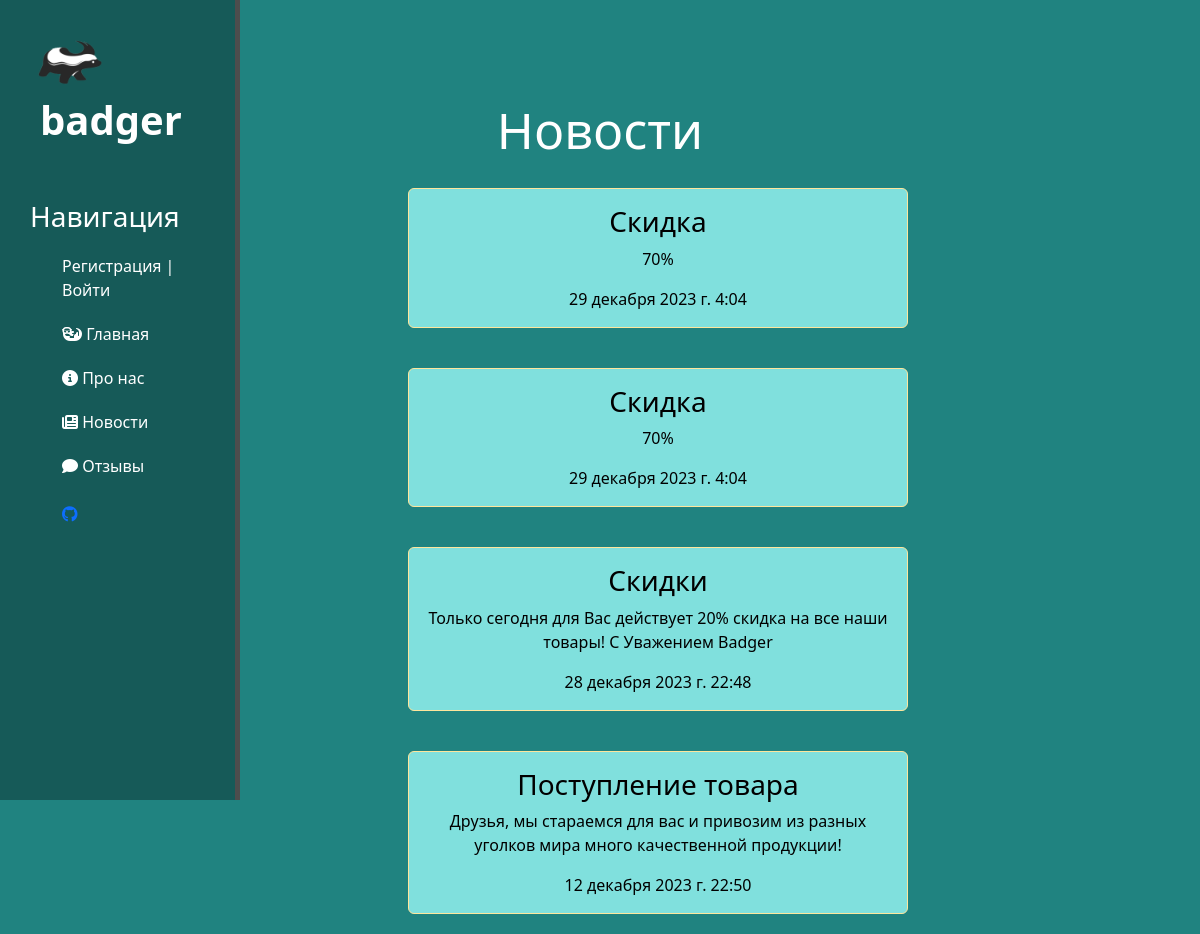
The page /new/ on the database its author committed.
### main/models.py (models this page shows)
class News(models.Model):
    title = models.CharField(max_length=30, verbose_name="заголовок")
    anons = models.TextField(verbose_name="анонс")
    date=models.DateTimeField(verbose_name="дата")
    class Meta:
        verbose_name = 'Новость'
        verbose_name_plural = 'Новости'

### main/views.py (the view)
# urls.py: path('new/', views.new_home, name='new_home'),
def new_home(request):
    new=News.objects.order_by('-date')
    return  render(request, 'main/new_home.html',{'new':new})

### main/templates/main/new_home.html (shortened to what this page needs)
{% extends 'main/shablon.html' %}
{% block content %}
<div class="features">
    <h1>Новости</h1>
        {% for el in new %}
            <div class="alert alert-warning">
                <h3>{{ el.title }}</h3>
                <p>{{ el.anons }}</p>
                <span>{{ el.date }}</span>
            </div>
        {% endfor %}
</div>
{% endblock %}

### main/static/main/css/main.css (style rules this page uses)
body { background: #208380; }
main .features { float: left; color: #fff; margin-top: 100px; text-align: center; width: 100%; }
main .features h1 { font-size: 50px; }
.alert-warning { float: left; clear:both; width: 500px; margin: 20px 34%; text-align:center; color:black; background:#80e0dd; }

### rows shown on the page
News: title "Скидка", anons "70%", date "29 декабря 2023 г. 4:04"
News: title "Скидка", anons "70%", date "29 декабря 2023 г. 4:04"
News: title "Скидки", anons "Только сегодня для Вас действует 20% скидка на все наши товары! С Уважением Badger", date "28 декабря 2023 г. 22:48"
News: title "Поступление товара", anons "Друзья, мы стараемся для вас и привозим из разных уголков мира много качественной продукции!", date "12 декабря 2023 г. 22:50"
